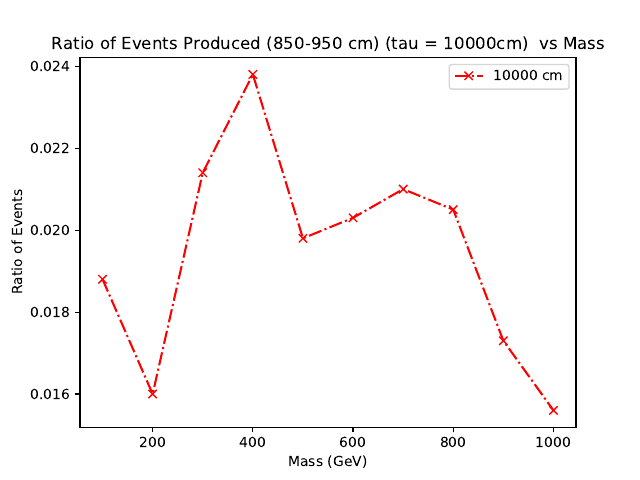

Python code for this plot:
import matplotlib.pyplot as plt

## for 100 cm
x1 = [100, 200, 300, 400, 500, 600, 700, 800, 900, 1000]
y1 = [188,160,214,238,198,203,210,205,173,156]
y1 = [element / 10000 for element in y1]
plt.plot(x1, y1,marker='x', linestyle='dashdot', color='r', label='10000 cm')



plt.title('Ratio of Events Produced (850-950 cm) (tau = 10000cm)  vs Mass')
plt.xlabel('Mass (GeV)')
plt.ylabel('Ratio of Events')
plt.legend()
plt.savefig('comp_tau_10000cm.pdf')  
plt.show()
